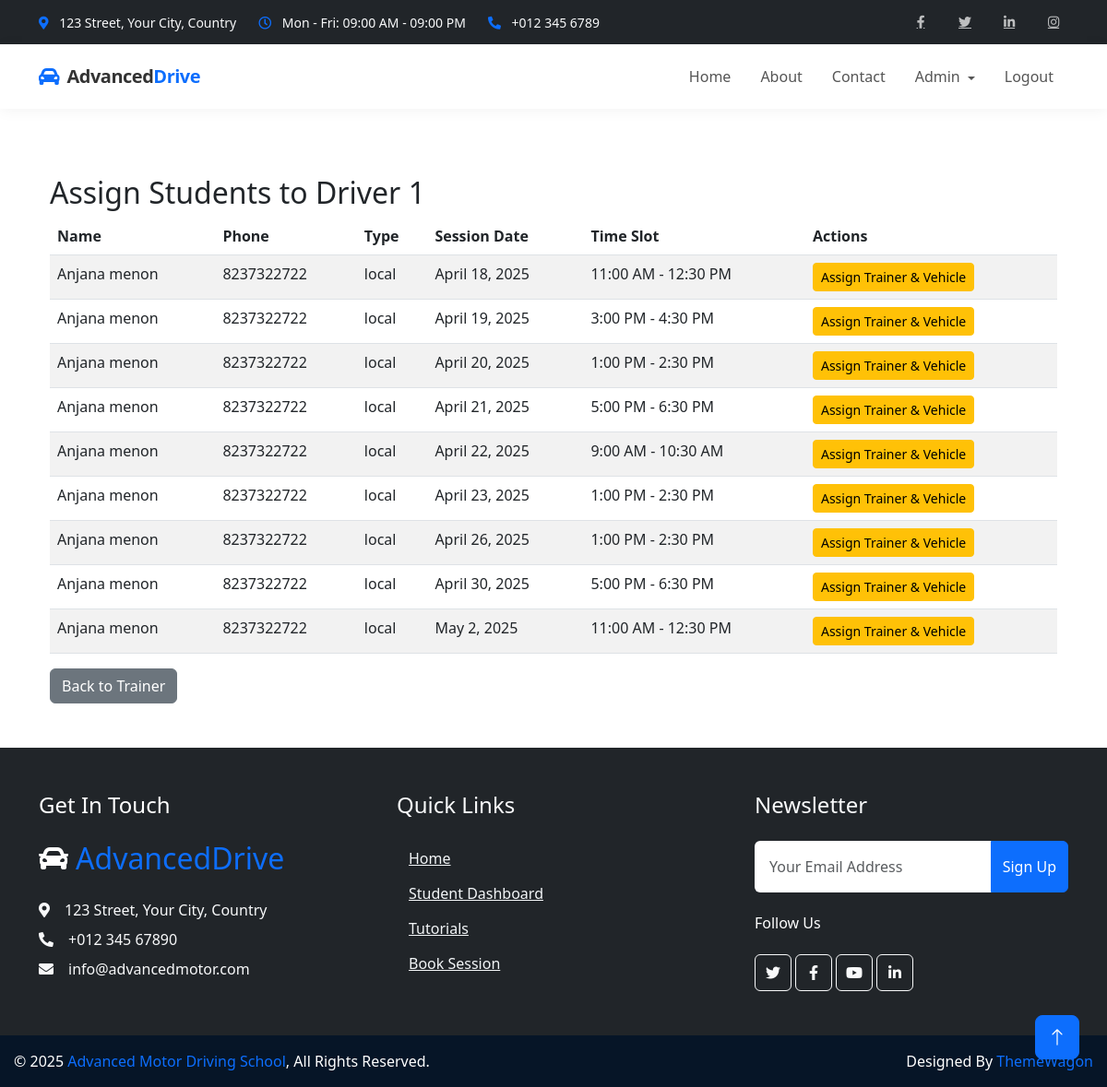
/trainer/assign-students/2/ (signed in), run on the app's committed database.
### trainers/models.py (models this page shows, shortened)
class Trainer(models.Model):
    user = models.OneToOneField(
        settings.AUTH_USER_MODEL,
        on_delete=models.CASCADE,
        related_name='driving_trainer_profile'
    )
    SPECIALIZATION_CHOICES = [
        ('CAR', 'Car'),
        ('SCOOTY', 'Scooty'),
        ('BOTH', 'Both Car and Scooty'),
        ('OTHER', 'Other')
    ]
    specialization = models.CharField(
        max_length=10,
        choices=SPECIALIZATION_CHOICES,
        default='BOTH'
    )
    experience = models.PositiveIntegerField(
        validators=[MinValueValidator(0)],
        default=0,
        help_text="Years of experience as a driving trainer"
    )
    AVAILABILITY_CHOICES = [
        ('WEEKDAY', 'Weekdays Only'),
        ('WEEKEND', 'Weekends Only'),
        ('MORNING', 'Morning Shifts Only'),
        ('EVENING', 'Evening Shifts Only'),
        ('FLEXIBLE', 'Flexible Schedule'),
        ('CUSTOM', 'Custom Schedule')
    ]
    availability = models.CharField(
        max_length=10,
        choices=AVAILABILITY_CHOICES,
        default='FLEXIBLE'
    )
    is_remote = models.BooleanField(
        default=False,
        help_text="Whether this trainer provides remote training services"
    )
    service_area = models.CharField(
        max_length=255,
        blank=True,
        null=True,
        help_text="Geographic areas where remote training is available"
    )
    max_students = models.PositiveIntegerField(
        default=10,
        validators=[MinValueValidator(1)],
        help_text="Maximum number of students this trainer can handle at once"
    )
    date_joined = models.DateField(
        default=timezone.now,
        help_text="Date when the trainer joined the driving school"
    )
    license_number = models.CharField(
        max_length=50,
        blank=True,
        null=True,
        help_text="Trainer's driving license number"
    )
    notes = models.TextField(
        blank=True,
        null=True,
        help_text="Additional notes about the trainer"
    )
    is_active = models.BooleanField(
        default=True,
        help_text="Whether this trainer is currently active"
    )
    class Meta:
        ordering = ['-experience', 'user__last_name']

### students/models.py (models this page shows, shortened)
class TrainingSession(models.Model):
    TIME_SLOTS = (
        ('7:00 AM - 8:30 AM', '7:00 AM - 8:30 AM'),
        ('9:00 AM - 10:30 AM', '9:00 AM - 10:30 AM'),
        ('11:00 AM - 12:30 PM', '11:00 AM - 12:30 PM'),
        ('1:00 PM - 2:30 PM', '1:00 PM - 2:30 PM'),
        ('3:00 PM - 4:30 PM', '3:00 PM - 4:30 PM'),
        ('5:00 PM - 6:30 PM', '5:00 PM - 6:30 PM'),
    )
    student = models.ForeignKey(Student, on_delete=models.CASCADE, related_name='sessions')
    trainer = models.ForeignKey(Trainer, on_delete=models.CASCADE, related_name='sessions_trainer', null=True, blank=True)
    vehicle = models.ForeignKey(Vehicle, on_delete=models.CASCADE, related_name='sessions_vehicle', null=True, blank=True)
    student_package = models.ForeignKey(StudentPackage, on_delete=models.CASCADE, null=True, blank=True)
    session_date = models.DateField()
    time_slot = models.CharField(max_length=20, choices=TIME_SLOTS)
    completed = models.BooleanField(default=False)
    notes = models.TextField(blank=True, null=True)
    class Meta:
        unique_together = [
            ('trainer', 'session_date', 'time_slot'),
            ('student', 'session_date', 'time_slot')  # ✅ Optional but useful
        ]

class Student(models.Model):
    STUDENT_TYPES = (
        ('local', 'Local Student'),
        ('remote', 'Remote Student'),
    )
    user = models.OneToOneField(
        settings.AUTH_USER_MODEL,
        on_delete=models.CASCADE,
        related_name='student_profile'
    )
    trainer = models.ForeignKey(
        Trainer,
        on_delete=models.CASCADE,
        null=True,
        blank=True,
        related_name='student_set'
    )
    vehicle = models.ForeignKey(
        Vehicle,
        on_delete=models.CASCADE,
        null=True,
        blank=True,
        related_name='student_assignments'
    )
    address = models.TextField()
    phone_number_validator = RegexValidator(regex=r'^\+?\d{10,15}$', message="Phone number must be in a valid format.")
    phone_number = models.CharField(max_length=15, validators=[phone_number_validator])
    emergency_contact = models.CharField(max_length=15, blank=True, null=True, validators=[phone_number_validator])
    student_type = models.CharField(max_length=10, choices=STUDENT_TYPES, default='local')
    registration_date = models.DateTimeField(auto_now_add=True)
    has_purchased_session = models.BooleanField(default=False)

### trainers/views.py (the view)
# urls.py: path('assign-students/<int:trainer_id>/', views.students_to_assign, name='students_to_assign'),
@login_required
def students_to_assign(request, trainer_id):
    trainer = get_object_or_404(Trainer, id=trainer_id)
    unassigned_sessions = TrainingSession.objects.filter(
        trainer__isnull=True,  # No trainer assigned
        vehicle__isnull=True,   # No vehicle assigned
        student_package__isnull=False  # Ensure they have a package
    ).select_related('student__user', 'student_package')
    paid_student_ids = Payment.objects.filter(
        student_package=OuterRef('student_package')
    ).values('student_package')
    eligible_sessions = unassigned_sessions.annotate(
        has_paid=Exists(paid_student_ids)
    ).filter(has_paid=True)
    return render(request, 'trainers/assign_students.html', {
        'trainer': trainer,
        'sessions': eligible_sessions
    })

### trainers/templates/trainers/assign_students.html
{% extends 'base.html' %}
{% block content %}
<div class="container mt-4">
    <h2>Assign Students to {{ trainer.user.get_full_name }}</h2>
    <table class="table table-striped">
        <thead>
            <tr>
                <th>Name</th>
                <th>Phone</th>
                <th>Type</th>
                <th>Session Date</th>
                <th>Time Slot</th>
                <th>Actions</th>
            </tr>
        </thead>
        <tbody>
            {% for session in sessions %}
            <tr>
                <td>{{ session.student.user.get_full_name }}</td>
                <td>{{ session.student.phone_number }}</td>
                <td>{{ session.student.student_type }}</td>
                <td>{{ session.session_date }}</td>
                <td>{{ session.get_time_slot_display }}</td>
                <td>
                    <a href="{% url 'trainers:assign_trainer_vehicles' session.id %}" class="btn btn-sm btn-warning">
                        Assign Trainer & Vehicle
                    </a>
                </td>
            </tr>
            {% empty %}
            <tr>
                <td colspan="6">No students available for assignment.</td>
            </tr>
            {% endfor %}
        </tbody>
    </table>
    <a href="{% url 'trainers:trainer_detail' trainer.id %}" class="btn btn-secondary">Back to Trainer</a>
</div>
{% endblock %}

### static/css/style.css (style rules this page uses)
:root { --primary: #F3BD00; --secondary: #757575; --light: #F3F6F8; --dark: #0C2B4B; }
.btn { font-weight: 500; transition: .5s; }

### templates/base.html (style rules this page uses)
html, body { height: 100%; margin: 0; padding: 0; display: flex; flex-direction: column; }

### data on the page
Trainer: user.get_full_name "Driver 1"
TrainingSession: student.user.get_full_name "Anjana menon", student.phone_number "8237322722", student.student_type "local", session_date "April 18, 2025", time_slot "11:00 AM - 12:30 PM"
TrainingSession: student.user.get_full_name "Anjana menon", student.phone_number "8237322722", student.student_type "local", session_date "April 19, 2025", time_slot "3:00 PM - 4:30 PM"
TrainingSession: student.user.get_full_name "Anjana menon", student.phone_number "8237322722", student.student_type "local", session_date "April 20, 2025", time_slot "1:00 PM - 2:30 PM"
TrainingSession: student.user.get_full_name "Anjana menon", student.phone_number "8237322722", student.student_type "local", session_date "April 21, 2025", time_slot "5:00 PM - 6:30 PM"
TrainingSession: student.user.get_full_name "Anjana menon", student.phone_number "8237322722", student.student_type "local", session_date "April 22, 2025", time_slot "9:00 AM - 10:30 AM"
TrainingSession: student.user.get_full_name "Anjana menon", student.phone_number "8237322722", student.student_type "local", session_date "April 23, 2025", time_slot "1:00 PM - 2:30 PM"
TrainingSession: student.user.get_full_name "Anjana menon", student.phone_number "8237322722", student.student_type "local", session_date "April 26, 2025", time_slot "1:00 PM - 2:30 PM"
TrainingSession: student.user.get_full_name "Anjana menon", student.phone_number "8237322722", student.student_type "local", session_date "April 30, 2025", time_slot "5:00 PM - 6:30 PM"
TrainingSession: student.user.get_full_name "Anjana menon", student.phone_number "8237322722", student.student_type "local", session_date "May 2, 2025", time_slot "11:00 AM - 12:30 PM"
